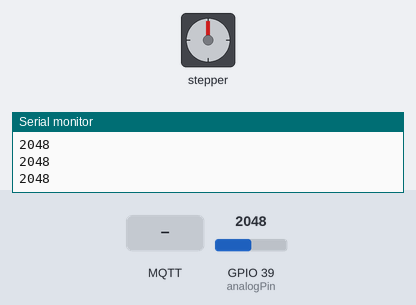
The sketch below on a simulated ESP32. Parts: stepper motor, the last lines printed to the serial monitor. Wiring (inferred from the names in the program): stepper motor driver (200 steps per turn assumed): step GPIO 2; direction GPIO 13. The test bench sets the inputs (shaded band); at power-on: GPIO 39 (analogPin) = 2048. WiFi joins after 1.5 s; servers stay silent unless stated; no MQTT or app messages arrive unless stated.

Above: at 2.7 s.
2.8 s: MQTT message "2" arrives on the second subscribed topic
At 3.26 s:
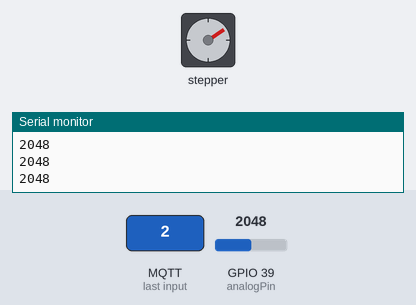
At 3.86 s:
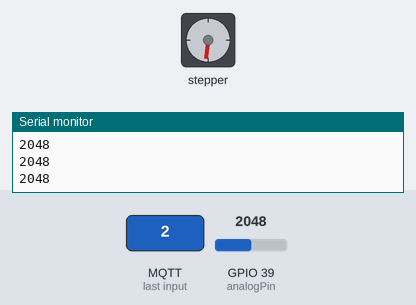
5.8 s: MQTT message "olar1234" arrives on the first subscribed topic
At 5.97 s:
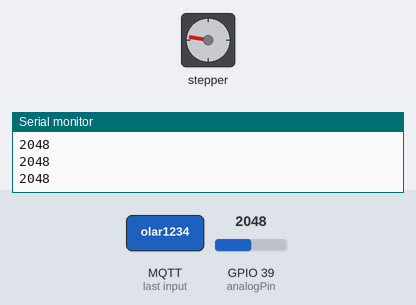
8.8 s: MQTT message "motor" arrives on the first subscribed topic
11.8 s: GPIO 39 (analogPin) set to 0
14.8 s: MQTT message "olar1234" arrives on the second subscribed topic
Timing chart, 0 to 18.8 s (numbered marks = the images above; inputs shaded):
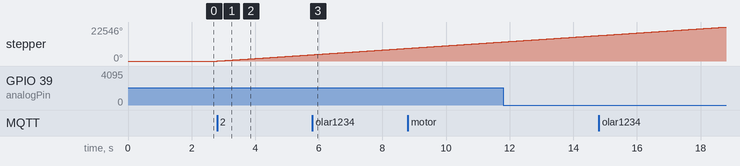

The sketch:

esp32_script.ino
```cpp
#include <WiFi.h>
#include <PubSubClient.h>

const char* ssid =
  "wifi-robot"; // WiFi in the Lab (public)
//  "ZeroYear"; // WiFi at home

//const char *pass = "olar1234"; //password for home WiFi

const char* mqtt_server = "192.168.0.107"; // Rasperry Pi IP

// MQTT Broker for testing
/*const char *mqtt_broker = "broker.emqx.io";
const char *topic = "emqx/esp32";
const char *mqtt_username = "emqx";
const char *mqtt_password = "public";
const int mqtt_port = 1883;*/

WiFiClient espClient;
PubSubClient client(espClient);

int analogPin = A3;
int photodiode_measure = 0; // store value we read from photo diode
#define MSG_SIZE 50

int photodiode_measures[MSG_SIZE];
//char measures_msg[6*MSG_SIZE];
int measures_cnt = 0;

int dir, wait_time;

// defines pins
#define stepPin 2
#define dirPin 13

void setup() {
  Serial.begin(9600);

  setup_wifi();
  client.setServer(mqtt_server, 1883);
  //client.setServer(mqtt_broker, mqtt_port);
  client.setCallback(callback);

  // Sets the two pins as Outputs
  pinMode(stepPin, OUTPUT);
  pinMode(dirPin, OUTPUT);
  digitalWrite(dirPin, HIGH);
}

void setup_wifi() {
  delay(10);
  // We start by connecting to a WiFi network
  Serial.println();
  Serial.print("Connecting to ");
  Serial.println(ssid);

  WiFi.begin(ssid);
  //WiFi.begin(ssid, pass);

  while (WiFi.status() != WL_CONNECTED) {
    delay(500);
    Serial.print(".");
  }

  Serial.println("");
  Serial.println("WiFi connected");
  Serial.println("IP address: ");
  Serial.println(WiFi.localIP());
}

void callback(char* topic, byte* message, unsigned int length) {
  Serial.print("Message arrived on topic: ");
  Serial.print(topic);
  Serial.print(". Message: ");
  String messageTemp;

  for (int i = 0; i < length; i++) {
    Serial.print((char)message[i]);
    messageTemp += (char)message[i];
  }
  Serial.println();

  if (strcmp(topic, "motor") == 0) {
    //format for our Raspberry Pi message
    // DIR,WAIT_TIME
    // DIR is equal to 0 for LOW and 1 for HIGH (-1)
    // WAIT_TIME is an integer

    // Parse message into DIR and WAIT_TIME
    if (sscanf(messageTemp.c_str(), "%d,%d", &dir, &wait_time) == 2) {
      Serial.print("Direction: ");
      Serial.print(dir);
      Serial.print(", Wait Time: ");
      Serial.println(wait_time);
    } else {
      Serial.println("Invalid motor command format!");
    }
  }

}

void reconnect() {
  // Loop until we're reconnected
  while (!client.connected()) {
    Serial.print("Attempting MQTT connection...");
    // Attempt to connect
    if (client.connect("ESP8266Client")) {
      Serial.println("connected");
      // Subscribe
      client.subscribe("testTopic");
      client.subscribe("motor");
    } else {
      Serial.print("failed, rc=");
      Serial.print(client.state());
      Serial.println(" try again in 5 seconds");
      // Wait 5 seconds before retrying
      delay(5000);
    }
  }
}

void loop() {
  if (!client.connected()) {
    reconnect();
  }
  client.loop();

  //char *testmsg = "BATMAN";
  //client.publish("testTopic", testmsg);

  photodiode_measure = analogRead(analogPin);  // read the input from photodiode

  if(measures_cnt < MSG_SIZE){
    photodiode_measures[measures_cnt] = photodiode_measure;
    measures_cnt += 1;
  }else{
    // we need to onvert integer array to char array (mqtt message!)
    Serial.println(photodiode_measures[0]);
    client.publish("measures", (uint8_t*)photodiode_measures, (sizeof(photodiode_measures)/sizeof(photodiode_measures[0])) * sizeof(int));
    measures_cnt = 0;

    /*
    measures_msg[0] = '\0';  // Clear the buffer
    for (int i = 0; i < MSG_SIZE; i++) {
        char buffer[6];  // buffer has integer and a comma
        snprintf(buffer, sizeof(buffer), "%d,", photodiode_measures[i]);
        strncat(measures_msg, buffer, sizeof(measures_msg) - strlen(measures_msg) - 1);
    }

    // Remove the last comma to insert string terminator \0
    int len = strlen(measures_msg);
    if (len > 0) {
        measures_msg[len - 1] = '\0';
    }
    Serial.println(measures_msg);
    client.publish("measures", measures_msg);
    measures_cnt = 0;*/
  }
  if(dir == 0){
    digitalWrite(stepPin, LOW);

  }else if(dir==-1){
    digitalWrite(dirPin, LOW);

    digitalWrite(stepPin, HIGH);
    delayMicroseconds(wait_time);
    digitalWrite(stepPin, LOW);
    delayMicroseconds(wait_time);
  }else{
    digitalWrite(dirPin, HIGH);

    digitalWrite(stepPin, HIGH);
    delayMicroseconds(wait_time);
    digitalWrite(stepPin, LOW);
    delayMicroseconds(wait_time);
  }
  delay(1);
}
```

Measured:
- after the input at 2.8 s, stepper: keeps turning clockwise at about 1410°/s, starting at once
